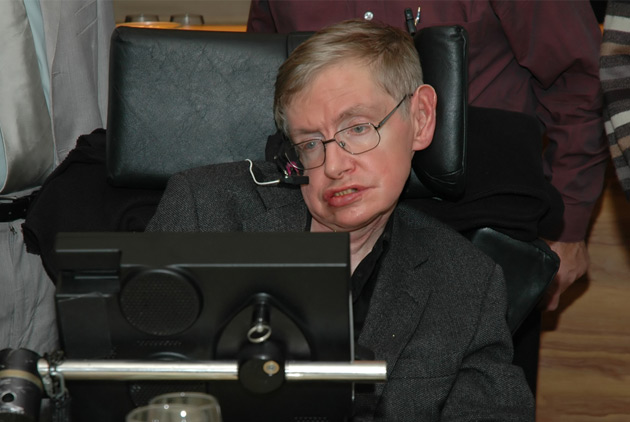
#> input picture v0.3.1/data/Origin/Face/FacePicture.jpg, 630 x 422 px, found by its file name
$ python Synthetic_Results.py
#> lines starting #> are read from the running program, lines starting #| are printed output that depends on the picture
### v0.3.5/Modify_WH.py
import cv2
from PIL import Image
from Transparent_Pictures import Transparent_Pictures
def incereaseW(width,image_input,image_output):

    # 获取原始图像的宽度和高度
    original_width, original_height = image_input.size

    # 设置要添加的宽度和高度
    additional_width = width  # 希望增加的宽度
    additional_height = 0  # 希望增加的高度

    # 计算新的宽度和高度
    new_width = original_width + additional_width
    new_height = original_height + additional_height

    # 创建一个新的黑色背景图像，尺寸为新的宽度和高度
    new_image = Image.new('RGB', (new_width, new_height), (0, 0, 0))

    # 将原始图像粘贴到新图像中央
    x_offset = (new_width - original_width) // 2
    y_offset = (new_height - original_height) // 2
    new_image.paste(image_input, (x_offset, y_offset))
    # 保存加宽或加高后的图像
    new_image.save(image_output)
    Transparent_Pictures(image_output,image_output)

def incereaseH(height,image_input,image_output):

    # 获取原始图像的宽度和高度
    original_width, original_height = image_input.size

    # 设置要添加的宽度和高度
    additional_width = 0  # 希望增加的宽度
    additional_height = height # 希望增加的高度

    # 计算新的宽度和高度
    new_width = original_width + additional_width
    new_height = original_height + additional_height

    # 创建一个新的黑色背景图像，尺寸为新的宽度和高度
    new_image = Image.new('RGB', (new_width, new_height), (0, 0, 0))

    # 将原始图像粘贴到新图像中央
    x_offset = (new_width - original_width) // 2
    y_offset = (new_height - original_height) // 2
    new_image.paste(image_input, (x_offset, y_offset))

    # 保存加宽或加高后的图像
    new_image.save(image_output)
    Transparent_Pictures(image_output,image_output)

def Modify_WH(FacePicture,HairPicture,image_output_face1,image_output_face2,image_output_hair1,image_output_hair2):
    image1 = cv2.imread(FacePicture)
    image1PIL=Image.open(FacePicture)
    image2 = cv2.imread(HairPicture)
    image2PIL=Image.open(HairPicture)
    Wgap=0
    Hgap=0
    haveface = 0
    havehair = 0

#改臉的長寬
    if image1.shape[1]<=image2.shape[1] and havehair !=1 and havehair !=3:
        Wgap=image2.shape[1]-image1.shape[1]
        incereaseW(Wgap,image1PIL,image_output_face1)
        image1=cv2.imread(image_output_face1)
        image1PIL=Image.open(image_output_face1)
        haveface += 1

    if image1.shape[0]<=image2.shape[0] and havehair !=2 and havehair !=3:
        Hgap=image2.shape[0]-image1.shape[0]
        incereaseH(Hgap,image1PIL,image_output_face2)
        image1=cv2.imread(image_output_face2)
        image1PIL=Image.open(image_output_face2)
        haveface += 2

#改頭髮的長寬

    if image1.shape[1]>=image2.shape[1] and haveface !=1 and haveface !=3:
        Wgap=image1.shape[1]-image2.shape[1]
        incereaseW(Wgap,image2PIL,image_output_hair1)
        image2=cv2.imread(image_output_hair1)
        image2PIL=Image.open(image_output_hair1)
        havehair += 1

    if image1.shape[0]>=image2.shape[0] and haveface !=2 and haveface !=3:
        Hgap=image1.shape[0]-image2.shape[0]
        incereaseH(Hgap,image2PIL,image_output_hair2)
        image2=cv2.imread(image_output_hair2)
        image2PIL=Image.open(image_output_hair2)
        havehair += 2

    return haveface,havehair

# [2 lines that do not run on import are left out]


### v0.3.5/Transparent_Pictures.py
import cv2

def Transparent_Pictures(star,result):
    transparent_image1=cv2.imread(star)
    transparent_image1 = cv2.cvtColor(transparent_image1, cv2.COLOR_BGR2BGRA)
    gray_transparent_image1=cv2.cvtColor(transparent_image1, cv2.COLOR_BGR2GRAY)
    w=transparent_image1.shape[1]
    h=transparent_image1.shape[0]

    for x in range(w):
        for y in range(h):
            if gray_transparent_image1[y, x] == 0:
                transparent_image1[y, x, 3] = 0
    cv2.imwrite(result,transparent_image1)

# [5 lines that do not run on import are left out]

### v0.3.5/calculate_distance.py
from mediapipe import solutions
from mediapipe.framework.formats import landmark_pb2
import numpy as np
import matplotlib.pyplot as plt
import mediapipe as mp
from mediapipe.tasks import python
from mediapipe.tasks.python import vision
import cv2
diff_x = 0.0
diff_y = 0.0

# [57 lines left out: functions draw_landmarks_on_image, plot_face_blendshapes_bar_graph, not called in this run]

def Noise_Feature_point(picture):
    global diff_x
    global diff_y
    x=[]
    y=[]
    base_options = python.BaseOptions(model_asset_path='./face_landmarker_v2_with_blendshapes.task')
    options = vision.FaceLandmarkerOptions(base_options=base_options,
                                        output_face_blendshapes=True,
                                        output_facial_transformation_matrixes=True,
                                        num_faces=1)
    detector = vision.FaceLandmarker.create_from_options(options)
    # STEP 3: Load the input image.
    image = mp.Image.create_from_file(picture)
    # STEP 4: Detect face landmarks from the input image.
    detection_result = detector.detect(image)
    # STEP 5: Process the detection result. In this case, visualize it.
    annotated_image = draw_landmarks_on_image(image.numpy_view(), detection_result)
    cutface= cv2.imread(picture)
    """We will also visualize the face blendshapes categories using a bar graph."""
    #plot_face_blendshapes_bar_graph(detection_result.face_blendshapes[0])
    for landmark in detection_result.face_landmarks[0]:
        x.append(landmark.x)
        y.append(landmark.y)

    noisePointX=x[1] * cutface.shape[1]
    noisePointY=y[1] * cutface.shape[0]

    diff_x = noisePointX - diff_x
    diff_y = noisePointY - diff_y

def Picture_wh(picture):
    img = cv2.imread(picture)
    img_height, img_width, _ = img.shape

    return img_width, img_height

def Cal(image1,image2) :
    Noise_Feature_point(image1)
    Noise_Feature_point(image2)

    img_width, img_height = Picture_wh(image1)
    dis_x = diff_x / img_width
    dis_y = diff_y / img_height
    dis_x = -dis_x
    dis_y = -dis_y
    return dis_x,dis_y

# [2 lines that do not run on import are left out]


### v0.3.5/Synthetic_Results.py
import cv2
from PIL import Image
from Modify_WH import Modify_WH
from calculate_distance import Cal
from Scaling import Scaling
from Resize import resize_image
from PNGtoJPG import convert_png_to_jpg

def Synthetic(image1,image2):

    haveface,havehair=Modify_WH('./data/Origin/Face/FacePicture.jpg','./data/Origin/Hair/HairPicture.jpg',
                                './data/Pre-Process_2/increaseW_Face.jpg','./data/Pre-Process_2/increaseH_Face.jpg',
                                './data/Pre-Process_2/increaseW_Hair.jpg','./data/Pre-Process_2/increaseH_Hair.jpg')
#> in Modify_WH, image1 is the input picture: shape (422, 630, 3); mean B, G, R 50, 54.7, 60.8
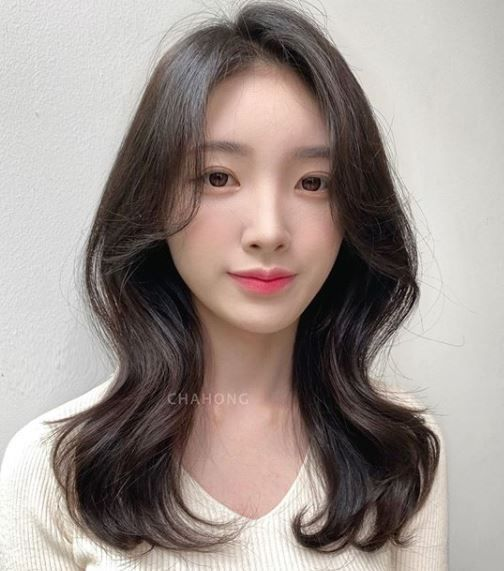
#> input picture v0.3.1/data/Origin/Hair/HairPicture.jpg, 504 x 571 px, found by its file name
#> in Modify_WH, image2 is the input picture: shape (571, 504, 3); mean B, G, R 141, 146, 157.3
#> in incereaseH, `new_image = Image.new('RGB', (new_width, new_height), (0, 0, 0))`: new_image: PIL image 630x571 RGB; every value is 0
#> in incereaseH, `new_image.paste(image_input, (x_offset, y_offset))`:
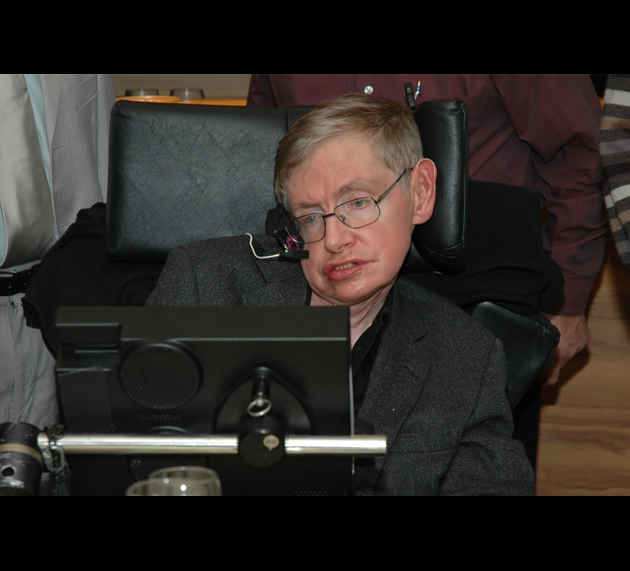
#> new_image: PIL image 630x571 RGB; mean R, G, B 44.9, 40.4, 37
#> in Transparent_Pictures, `gray_transparent_image1=cv2.cvtColor(transparent_image1, cv2.COLOR_BGR..`:
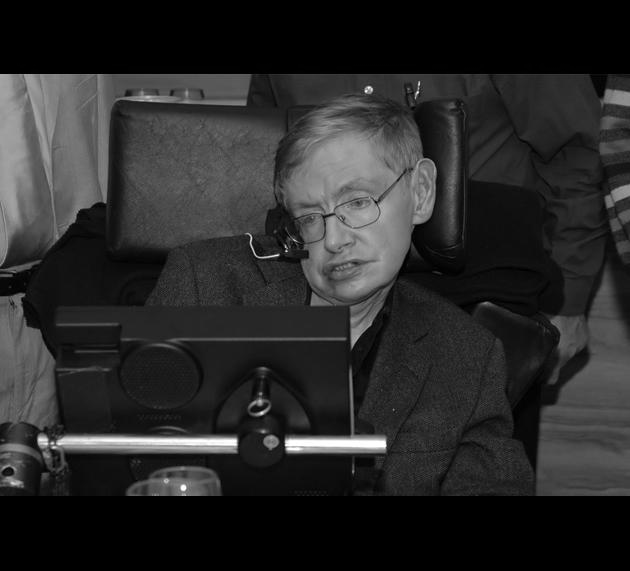
#> gray_transparent_image1: shape (571, 630); min 0, max 255, mean 41.4
#> in incereaseW, `new_image.paste(image_input, (x_offset, y_offset))`:
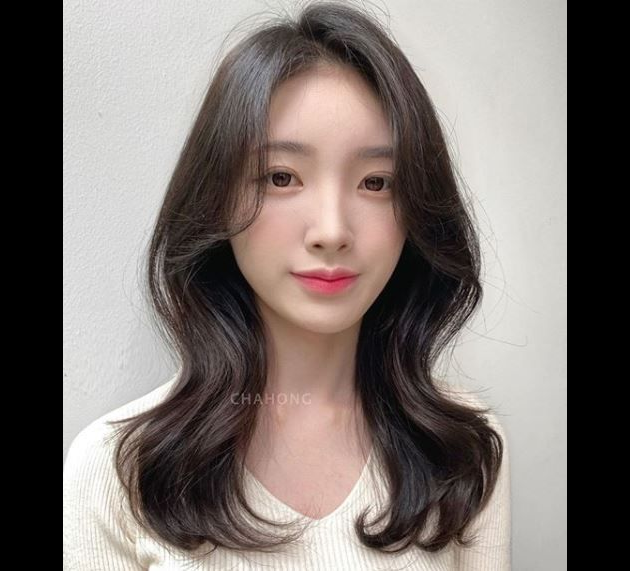
#> new_image: PIL image 630x571 RGB; mean R, G, B 125.8, 116.8, 112.8
#> call 2 of Transparent_Pictures, with star = './data/Pre-Process_2/increaseW_Hair.jpg', result = './data/Pre-Process_2/increaseW_Hair.jpg'
#> in Transparent_Pictures (call 2), `gray_transparent_image1=cv2.cvtColor(transparent_image1, cv2.COLOR_BGR..`:
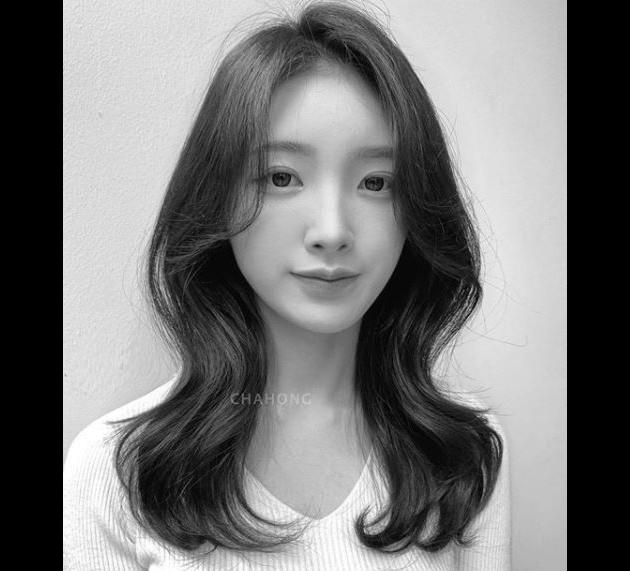
#> gray_transparent_image1: shape (571, 630); min 0, max 255, mean 119.1
#> after the loop in Transparent_Pictures (call 2), `for x in range(w):`:
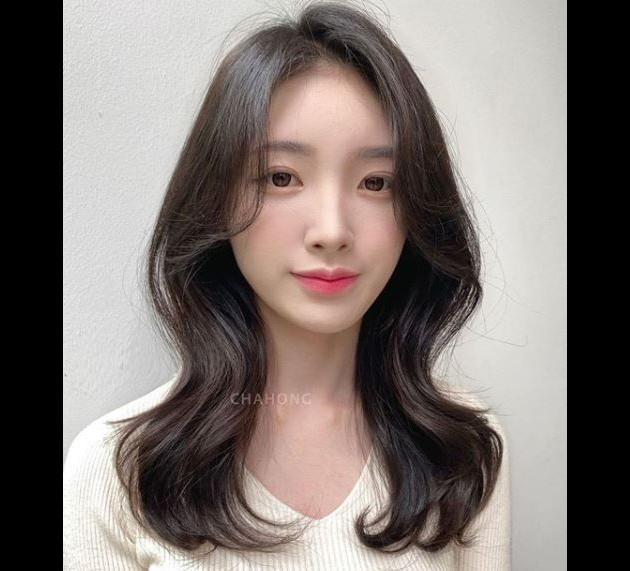
#> transparent_image1: shape (571, 630, 4); mean B, G, R, A 112.8, 116.8, 125.8, 205.3
    if haveface==3 and havehair==0:
        composite_image1 = Image.open('./data/Pre-Process_2/increaseH_Face.jpg')
        or_image1 = './data/Pre-Process_2/increaseH_Face.jpg'
        composite_image2 = Image.open('./data/Origin/Hair/HairPicture.jpg')
        or_image2 = './data/Origin/Hair/HairPicture.jpg'

    elif havehair==3 and haveface==0:
        composite_image1 = Image.open('./data/Origin/Face/FacePicture.jpg')
        or_image1 = './data/Origin/Face/FacePicture.jpg'
        composite_image2 = Image.open('./data/Pre-Process_2/increaseH_Hair.jpg')
        or_image2 = './data/Pre-Process_2/increaseH_Hair.jpg'
    elif haveface==2 and havehair==1:
        composite_image1 = Image.open('./data/Pre-Process_2/increaseH_Face.jpg')
        or_image1 = './data/Pre-Process_2/increaseH_Face.jpg'
        composite_image2 = Image.open('./data/Pre-Process_2/increaseW_Hair.jpg')
        or_image2 = './data/Pre-Process_2/increaseW_Hair.jpg'
    elif haveface==1 and havehair==2:
        composite_image1 = Image.open('./data/Pre-Process_2/increaseW_Face.jpg')
        or_image1 = './data/Pre-Process_2/increaseW_Face.jpg'
        composite_image2 = Image.open('./data/Pre-Process_2/increaseH_Hair.jpg')
        or_image2 = './data/Pre-Process_2/increaseH_Hair.jpg'
    else:
        composite_image1 = Image.open('./data/Origin/Face/FacePicture.jpg')
        or_image1 = './data/Origin/Face/FacePicture.jpg'
        composite_image2 = Image.open('./data/Origin/Hair/HairPicture.jpg')
        or_image2 = './data/Origin/Hair/HairPicture.jpg'

    move_ratio_x,move_ratio_y = Cal(or_image1,or_image2)
#> (the call stopped at in Noise_Feature_point, `base_options = python.BaseOptions(model_asset_path='./face_landmarker_..`: mediapipe is not available in this run)
#> (the call stopped at in Noise_Feature_point, `base_options = python.BaseOptions(model_asset_path='./face_landmarker_..`: mediapipe is not available in this run)
#> move_ratio_x = 0; move_ratio_y = 0


    haveface,havehair=Modify_WH(image1,image2,
                                './data/Pre-Process_3/increaseW_Face.png','./data/Pre-Process_3/increaseH_Face.png',
                                './data/Pre-Process_3/increaseW_Hair.png','./data/Pre-Process_3/increaseH_Hair.png')
    if haveface==3 and havehair==0:
        composite_image1 = Image.open('./data/Pre-Process_3/increaseH_Face.png')
        or_image3 = './data/Pre-Process_3/increaseH_Face.png'
        composite_image2 = Image.open(image2)
        or_image4 = image2
    elif havehair==3 and haveface==0:
        composite_image1 = Image.open(image1)
        or_image3 = image1
        composite_image2 = Image.open('./data/Pre-Process_3/increaseH_Hair.png')
        or_image4 = './data/Pre-Process_3/increaseH_Hair.png'
    elif haveface==2 and havehair==1:
        composite_image1 = Image.open('./data/Pre-Process_3/increaseH_Face.png')
        or_image3 = './data/Pre-Process_3/increaseH_Face.png'
        composite_image2 = Image.open('./data/Pre-Process_3/increaseW_Hair.png')
        or_image4 = './data/Pre-Process_3/increaseW_Hair.png'
    elif haveface==1 and havehair==2:
        composite_image1 = Image.open('./data/Pre-Process_3/increaseW_Face.png')
        or_image3 = './data/Pre-Process_3/increaseW_Face.png'
        composite_image2 = Image.open('./data/Pre-Process_3/increaseH_Hair.png')
        or_image4 = './data/Pre-Process_3/increaseH_Hair.png'
    else:
        composite_image1 = Image.open(image1)
        or_image3 = image1
        composite_image2 = Image.open(image2)
        or_image4 = image2


    moved_width = int(composite_image1.width * move_ratio_x)
    moved_height = int(composite_image1.height * move_ratio_y)
    composite_image1 = composite_image1.crop((moved_width, moved_height, composite_image2.width, composite_image2.height))
    composite_image1.save('./data/Pre-Process_3/After_Cal.png')
    or_image3 = './data/Pre-Process_3/After_Cal.png'
    haveface,havehair=Modify_WH(or_image3,or_image4,
                                './data/Pre-Process_4/increaseW_Face.png','./data/Pre-Process_4/increaseH_Face.png',
                                './data/Pre-Process_4/increaseW_Hair.png','./data/Pre-Process_4/increaseH_Hair.png')
    if haveface==3 and havehair==0:
        composite_image1 = Image.open('./data/Pre-Process_4/increaseH_Face.png')
        or_image5 = './data/Pre-Process_4/increaseH_Face.png'
        composite_image2 = Image.open(or_image4)
        or_image6 = or_image4
    elif havehair==3 and haveface==0:
        composite_image1 = Image.open(or_image3)
        or_image5 = or_image3
        composite_image2 = Image.open('./data/Pre-Process_4/increaseH_Hair.png')
        or_image6 = './data/Pre-Process_4/increaseH_Hair.png'
    elif haveface==2 and havehair==1:
        composite_image1 = Image.open('./data/Pre-Process_4/increaseH_Face.png')
        or_image5 = './data/Pre-Process_4/increaseH_Face.png'
        composite_image2 = Image.open('./data/Pre-Process_4/increaseW_Hair.png')
        or_image6 = './data/Pre-Process_4/increaseW_Hair.png'
    elif haveface==1 and havehair==2:
        composite_image1 = Image.open('./data/Pre-Process_4/increaseW_Face.png')
        or_image5 = './data/Pre-Process_4/increaseW_Face.png'
        composite_image2 = Image.open('./data/Pre-Process_4/increaseH_Hair.png')
        or_image6 = './data/Pre-Process_4/increaseH_Hair.png'
    else:
        composite_image1 = Image.open(or_image3)
        or_image5 = or_image3
        composite_image2 = Image.open(or_image4)
        or_image6 = or_image4

    haveface,havehair=Modify_WH(or_image5,'./data/Origin/Hair/HairPicture.jpg',
                                './data/Pre-Process_5/increaseW_Face.png','./data/Pre-Process_5/increaseH_Face.png',
                                './data/Pre-Process_5/increaseW_Hair.png','./data/Pre-Process_5/increaseH_Hair.png')

    if haveface==3 and havehair==0:
        composite_image1 = Image.open('./data/Pre-Process_5/increaseH_Face.png')
        or_image7 = './data/Pre-Process_5/increaseH_Face.png'
        composite_image2 = Image.open('./data/Origin/Hair/HairPicture.jpg')
        or_image8 = './data/Origin/Hair/HairPicture.jpg'
    elif havehair==3 and haveface==0:
        composite_image1 = Image.open(or_image5)
        or_image7 = or_image5
        composite_image2 = Image.open('./data/Pre-Process_5/increaseH_Hair.png')
        or_image8 = './data/Pre-Process_5/increaseH_Hair.png'
    elif haveface==2 and havehair==1:
        composite_image1 = Image.open('./data/Pre-Process_5/increaseH_Face.png')
        or_image7 = './data/Pre-Process_5/increaseH_Face.png'
        composite_image2 = Image.open('./data/Pre-Process_5/increaseW_Hair.png')
        or_image8 = './data/Pre-Process_5/increaseW_Hair.png'
    elif haveface==1 and havehair==2:
        composite_image1 = Image.open('./data/Pre-Process_5/increaseW_Face.png')
        or_image7 = './data/Pre-Process_5/increaseW_Face.png'
        composite_image2 = Image.open('./data/Pre-Process_5/increaseH_Hair.png')
        or_image8 = './data/Pre-Process_5/increaseH_Hair.png'
    else:
        composite_image1 = Image.open(or_image5)
        or_image7 = or_image5
        composite_image2 = Image.open('./data/Origin/Hair/HairPicture.jpg')
        or_image8 = './data/Origin/Hair/HairPicture.jpg'

    convert_png_to_jpg(or_image7,'./data/Pre-Process_5/7.jpg')
    convert_png_to_jpg(or_image8,'./data/Pre-Process_5/8.jpg')
    scale = Scaling('./data/Pre-Process_5/7.jpg','./data/Pre-Process_5/8.jpg')
    resize_image('./data/Pre-Process_5/7.jpg',scale)
    or_image7 = './data/Pre-Process_5/After_Resize.png'

    haveface,havehair=Modify_WH(or_image7,or_image6,
                                './data/Pre-Process_6/increaseW_Face.png','./data/Pre-Process_6/increaseH_Face.png',
                                './data/Pre-Process_6/increaseW_Hair.png','./data/Pre-Process_6/increaseH_Hair.png')

    if haveface==3 and havehair==0:
        composite_image1 = Image.open('./data/Pre-Process_6/increaseH_Face.png')
        composite_image2 = Image.open(or_image6)
    elif havehair==3 and haveface==0:
        composite_image1 = Image.open(or_image7)
        composite_image2 = Image.open('./data/Pre-Process_6/increaseH_Hair.png')
    elif haveface==2 and havehair==1:
        composite_image1 = Image.open('./data/Pre-Process_6/increaseH_Face.png')
        composite_image2 = Image.open('./data/Pre-Process_6/increaseW_Hair.png')
    elif haveface==1 and havehair==2:
        composite_image1 = Image.open('./data/Pre-Process_6/increaseW_Face.png')
        composite_image2 = Image.open('./data/Pre-Process_6/increaseH_Hair.png')
    else:
        composite_image1 = Image.open(or_image7)
        composite_image2 = Image.open(or_image6)

    # 使用Pillow的alpha_composite()方法合併
    merged_image = Image.alpha_composite(composite_image1.convert('RGBA'), composite_image2.convert('RGBA'))

    # # 保存合併後的圖像
    merged_image.save('./data/Finish/Final.png')


if __name__=='__main__':
    image1 = './data/Pre-Process_1/Face_matting.png'
    image2 = './data/Pre-Process_1/Hair_matting.png'
#> (the run stopped early here; a loop or call above may not have finished)
